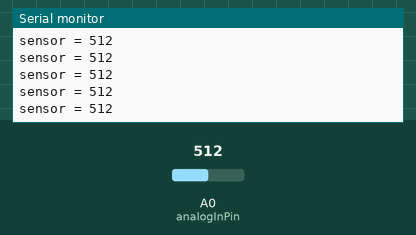
Recording of a sketch running on a simulated Arduino Uno, built with avr-gcc and run on an emulated ATmega328P. On the bench: the last lines printed to the serial monitor. Inputs (shaded band) come from the test bench; at power-on: A0 (analogInPin) = 512.

Above: at 1.2 s.
1.3 s: A0 (analogInPin) set to 111
At 1.9 s:
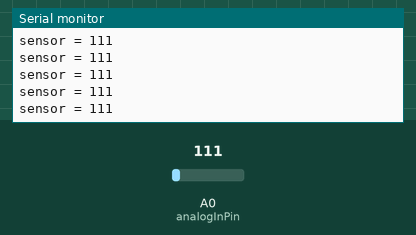
4.3 s: A0 (analogInPin) set to 89
At 4.9 s:
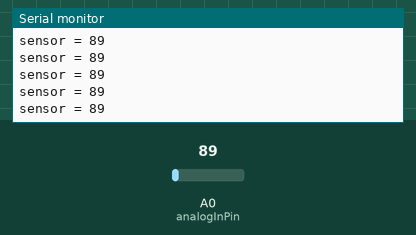
5.8 s: A0 (analogInPin) set to 11
At 6.5 s:
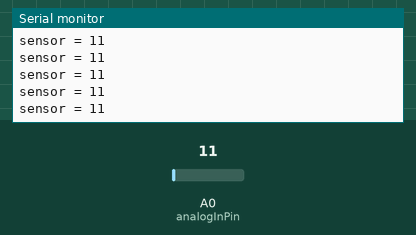
8.8 s: A0 (analogInPin) set to 8
At 9.3 s:
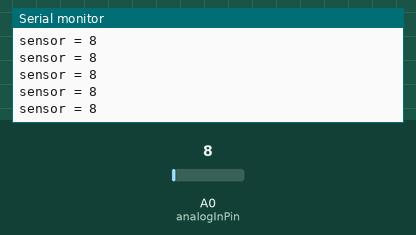
Timing chart, 0 to 11.3 s (numbered marks = the images above; inputs shaded):
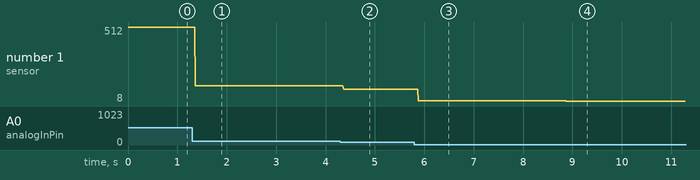

The sketch:

analog_readserial.ino
```cpp
const int analogInPin = A0;  // Analog input pin that the potentiometer is attached to


int sensorValue = 0;        // value read from the pot
int outputValue = 0;        // value output to the PWM (analog out)

void setup() {
  // initialize serial communications at 9600 bps:
  Serial.begin(9600);
}

void loop() {
  // read the analog in value:
  sensorValue = analogRead(analogInPin);
  // map it to the range of the analog out:

  // print the results to the serial monitor:
  Serial.print("sensor = " );
  Serial.print(sensorValue);
  Serial.print("\n");
  delay(2);
}
```

Measured:
- after the input at 1.3 s, the serial monitor: prints a new line after 0.07 s (image 1)
- after the input at 4.3 s, the serial monitor: prints a new line after 0.07 s (image 2)
- after the input at 5.8 s, the serial monitor: prints a new line after 0.08 s (image 3)
- after the input at 8.8 s, the serial monitor: prints a new line after 0.07 s (image 4)
- plotted number 1: 512 → 111 after the input at 1.3 s, 111 → 89 after the input at 4.3 s, 89 → 11 after the input at 5.8 s, 11 → 8 after the input at 8.8 s
